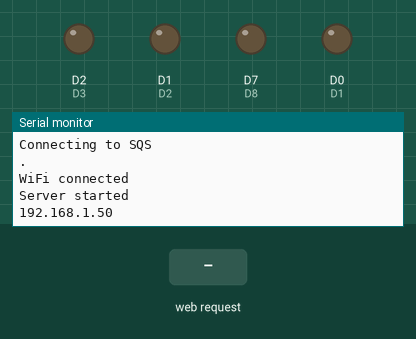
A sketch run on a simulated ESP8266 (NodeMCU). Shown: output pins drawn as LEDs (lit = HIGH), the last lines printed to the serial monitor. The test bench sets the inputs (shaded band). WiFi joins after 1.5 s; servers stay silent unless stated.

Above: at 16.2 s.
16.3 s: HTTP request GET /login received
At 17.5 s:
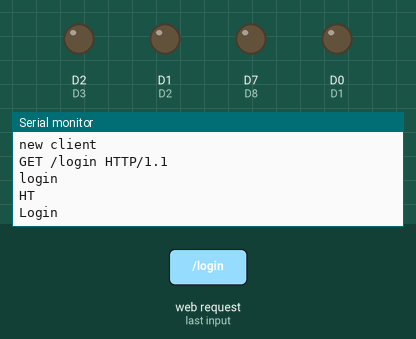
17.8 s: HTTP request GET /logout received
At 18.9 s:
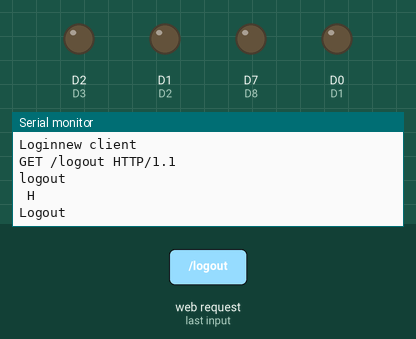

The sketch:

ReadStr.ino
```cpp
#include <ESP8266WiFi.h>


const char* ssid = "SQS";
const char* password = "d0n773llN0On3";


#define D1  16
#define D2  5
#define D3  4
#define D4  0
#define D5  2
#define D6  14
#define D7  12
#define D8  13
#define INPSIZE 37
// Create an instance of the server
// specify the port to listen on as an argument
WiFiServer server(80);


String WEB = "";
int id,hw,logs;
int i=2,j=3;
int list[3][4] = {
    {52378,52379,51506,52381},
    {84,84,84,84},
    {0,0,0,0},
    };

void putList(int fid,int fhw,int flogs)
{ int x;
  for(x=0;x<=i;x++)
  {
    if(list[0][x] == fid){
      list[2][x] = flogs;
    }
  }
}

void ListEmpty()
{ int x;
  int check=0;
  for(x=0;x<=i;x++)
  {
    if(list[2][x] == 1)
    {
      check=1;
    }
  }
  if(check==0)
  {
    digitalWrite(D4,LOW);
  }
  else
  {
    digitalWrite(D4,HIGH);
  }
}


void setup() {
  Serial.begin(115200);
  Serial.println();
  Serial.print("Configuring access point...");
  delay(10);

  pinMode(D1,OUTPUT);
  pinMode(D2,OUTPUT);
  pinMode(D3,OUTPUT);
  pinMode(D4,OUTPUT);
  pinMode(D5,OUTPUT);
  pinMode(D6,OUTPUT);
  pinMode(D7,OUTPUT);
  pinMode(D8,OUTPUT);


  digitalWrite(D1,LOW);
  digitalWrite(D2,LOW);
  digitalWrite(D3,LOW);
  digitalWrite(D4,LOW);
  digitalWrite(D5,LOW);
  digitalWrite(D6,LOW);
  digitalWrite(D7,LOW);
  digitalWrite(D8,LOW);

  WEB += "<h1>ESP8266 WEB</h1>";
  WEB += "<h2>JUST TEST 1</h2>";


  // Connect to WiFi network
  Serial.println();
  Serial.println();
  Serial.print("Connecting to ");
  Serial.println(ssid);

  WiFi.begin(ssid, password);

  while (WiFi.status() != WL_CONNECTED) {
    Serial.print(".");
    WiFi.begin(ssid, password);
    delay(15000);
  }
  Serial.println("");
  Serial.println("WiFi connected");

  // Start the server
  server.begin();
  Serial.println("Server started");

  // Print the IP address
  Serial.println(WiFi.localIP());
}

void loop() {


  // Check if a client has connected
  WiFiClient client = server.available();
  if (!client) {
    return;
  }

  // Wait until the client sends some data
  Serial.println("new client");
  while(!client.available()){
    delay(1);
  }

  // Read the first line of the request
  String req = client.readStringUntil('\r');
  Serial.println(req);
  client.flush();


  int index = req.indexOf('/');
  String UEmpIDS = req.substring(index + 1,index + 7);
  String HDWRS   = req.substring(index+7,index+9);


  Serial.println(UEmpIDS);
  Serial.println(HDWRS);

  id = UEmpIDS.toInt();
  hw = HDWRS.toInt();

  if (req.indexOf("login") != -1)
  {
    logs = 1;
    Serial.print("Login");
  }
  else if(req.indexOf("logout") != -1)
  {
    Serial.print("Logout");
    logs = 0;
  }
  else
  {
    logs = 0;
    Serial.print("Login");
  }

   putList(id,hw,logs);
   ListEmpty();


  // Send the response to the client
  client.print(WEB);
  delay(1);

  // The client will actually be disconnected
  // when the function returns and 'client' object is detroyed
}
```

Measured:
- after the input at 16.3 s, the serial monitor: prints a new line at once (image 1)
- after the input at 17.8 s, the serial monitor: prints a new line at once (image 2)
